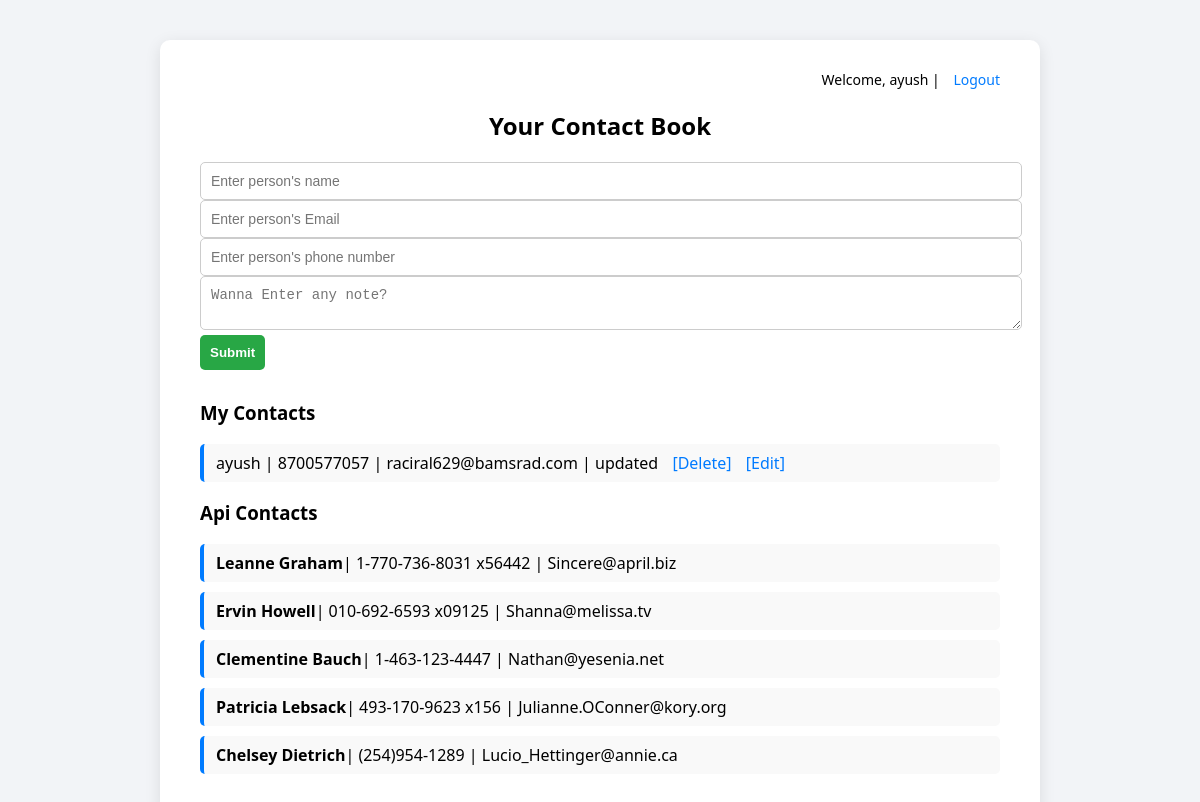
The app's page / (signed in) with its own data.
### app/models.py (models this page shows)
class Contact(models.Model):
    user=models.ForeignKey(User,on_delete=CASCADE,null=True, blank=True)
    name = models.CharField(max_length=30)
    email = models.EmailField()
    phone = models.CharField(max_length=20)
    note = models.CharField(max_length=200)

### app/views.py (the view, shortened to what this page needs)
# urls.py: path('', views.index, name="index"),
@login_required(login_url='login')
def index(request):
    contacts = Contact.objects.filter(user=request.user)
    api_contacts = Contact.objects.filter(user=None)[:5]
    return render(request, 'index.html', {'contacts': contacts, 'api_contacts': api_contacts})

### app/templates/index.html (shortened to what this page needs)
<!DOCTYPE html>
<html>
<head>
    {% load static %}
    <link rel="stylesheet" href="{% static 'app/style.css' %}">
</head>
<body>
<div class="container">
<div class="header">
    {% if user.is_authenticated %}
      Welcome, {{ user.username }} | <a href="{% url 'logout' %}">Logout</a>
    {% else %}
    <a href="{% url 'login' %}">Login</a> | <a href="{% url 'signup' %}">Signup</a>
    {% endif %}
</div>
<h2>Your Contact Book</h2>
<form method="POST" class="contact-form">
      <input type="text" name="name" placeholder="Enter person's name" required>
      <input type="email" name="email" placeholder="Enter person's Email" required>
      <input type="text" name="phone" placeholder="Enter person's phone number" required>
      <textarea name="note" placeholder="Wanna Enter any note?"></textarea>
      <button type="submit">Submit</button>
</form>
{% for contact in contacts %}
  <h3>My Contacts</h3>
  <p>{{contact.name}} | {{contact.phone}} | {{contact.email}} | {{contact.note}}
    <a href="{% url 'delete_contact' contact.id %}">[Delete]</a>
    <a href="{% url 'edit_contact' contact.id %}">[Edit]</a>
  </p>
{% endfor %}
<h3>Api Contacts</h3>
  {% for api in api_contacts %}
     <p><strong>{{ api.name }}</strong>| {{ api.phone }} | {{ api.email }}
     </p>
  {% empty %}
    <p>No API contacts found.</p>
  {% endfor %}
</div>
</body>
</html>

### app/static/app/style.css (style rules this page uses)
body { background-color: #f2f4f7; font-family: 'Segoe UI', Tahoma, Geneva, Verdana, sans-serif; margin: 0; padding: 0; display: flex; justify-content: center; }
.container { width: 90%; max-width: 800px; margin: 40px auto; padding: 30px 40px; background-color: white; border-radius: 10px; box-shadow: 0 4px 16px rgba(0, 0, 0, 0.1); }
.header { text-align: right; font-size: 14px; margin-bottom: 15px; }
h1, h2 { text-align: center; margin-bottom: 20px; }
p { margin: 10px 0; padding: 10px; background-color: #f9f9f9; border-left: 4px solid #007bff; border-radius: 5px; }
.contact-form { margin-bottom: 30px; }
.contact-form input, .contact-form textarea { padding: 10px; font-size: 14px; border: 1px solid #ccc; border-radius: 5px; width: 100%; }
.contact-form button { background-color: #28a745; color: white; padding: 10px; font-weight: bold; border: none; border-radius: 5px; cursor: pointer; }
p { padding: 8px 12px; background-color: #f9f9f9; margin-bottom: 10px; border-left: 4px solid #007bff; border-radius: 5px; }
a { color: #007bff; text-decoration: none; margin-left: 10px; }

### records on screen
Contact: name "ayush", phone "8700577057", email "raciral629@bamsrad.com", note "updated"
Contact: name "Leanne Graham", phone "1-770-736-8031 x56442", email "Sincere@april.biz"
Contact: name "Ervin Howell", phone "010-692-6593 x09125", email "Shanna@melissa.tv"
Contact: name "Clementine Bauch", phone "1-463-123-4447", email "Nathan@yesenia.net"
Contact: name "Patricia Lebsack", phone "493-170-9623 x156", email "Julianne.OConner@kory.org"
Contact: name "Chelsey Dietrich", phone "(254)954-1289", email "Lucio_Hettinger@annie.ca"

### other values on screen
{{ user.username }} "ayush"
